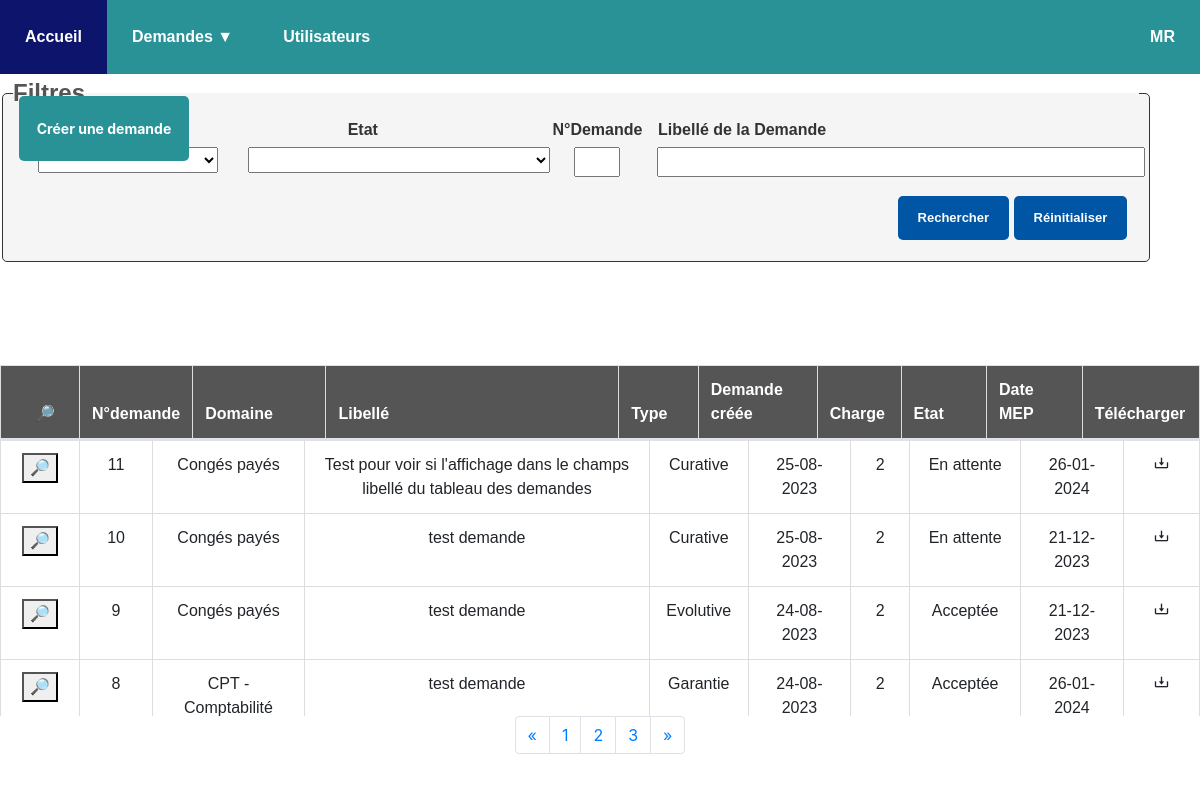
Page /demande/AffichageDemande.php (signed in) on the committed database.
### tables this page shows
CREATE TABLE IF NOT EXISTS `tc_utilisateur` (
  `IdUtil` int NOT NULL AUTO_INCREMENT,
  `nom` varchar(50) NOT NULL,
  `prenom` varchar(50) NOT NULL,
  `matricule` char(5) NOT NULL,
  `email` varchar(50) NOT NULL,
  `passwd` varchar(70) NOT NULL,
  `S_users` int NOT NULL,
  `P_users` int NOT NULL,
  `D_users` int NOT NULL,
  `dateFin` date NOT NULL,
  `derniere_connect` timestamp NULL DEFAULT CURRENT_TIMESTAMP,
  `actif` char(3) DEFAULT NULL,
  PRIMARY KEY (`IdUtil`),
  KEY `S_users` (`S_users`),
  KEY `P_users` (`P_users`),
  KEY `D_users` (`D_users`)
);

CREATE TABLE IF NOT EXISTS `tc_demandes` (
  `IdDemande` int NOT NULL AUTO_INCREMENT,
  `dom_dmd` int NOT NULL,
  `qual_dmd` int NOT NULL,
  `prt_dmd` int NOT NULL,
  `libelle` varchar(80) NOT NULL,
  `date_crea` date NOT NULL,
  `util_crea` int NOT NULL,
  `date_emet` date NOT NULL,
  `util_emet` int NOT NULL,
  `date_recu` date NOT NULL,
  `util_benef` int NOT NULL,
  `date_etat_dmd` date NOT NULL,
  `etat_dmd` int NOT NULL,
  `date_visa_dmd` date NOT NULL,
  `util_sign_dmd` int NOT NULL,
  `util_affect_dmd` int NOT NULL,
  `date_fs` date DEFAULT NULL,
  `amorti_dmd` varchar(3) DEFAULT NULL,
  `date_rct_prvu` date DEFAULT NULL,
  `regroupement` int NOT NULL,
  `date_archiv` date DEFAULT NULL,
  `IdLdoi` int DEFAULT NULL,
  `IdEval` int DEFAULT NULL,
  `IdRecette` int DEFAULT NULL,
  `IdMep` int DEFAULT NULL,
  PRIMARY KEY (`IdDemande`),
  KEY `fk_TCDemandes_TCDomaine` (`dom_dmd`),
  KEY `qual_dmd` (`qual_dmd`),
  KEY `prt_dmd` (`prt_dmd`),
  KEY `util_crea` (`util_crea`),
  KEY `util_emet` (`util_emet`),
  KEY `util_benef` (`util_benef`),
  KEY `etat_dmd` (`etat_dmd`),
  KEY `util_sign_dmd` (`util_sign_dmd`),
  KEY `util_affect_dmd` (`util_affect_dmd`),
  KEY `regroupement` (`regroupement`),
  KEY `fk_tc_demandes_tc_mep` (`IdMep`)
);

CREATE TABLE IF NOT EXISTS `tc_domaine` (
  `IdDomaine` int NOT NULL AUTO_INCREMENT,
  `libelle` varchar(50) NOT NULL,
  PRIMARY KEY (`IdDomaine`)
);

CREATE TABLE IF NOT EXISTS `tc_qualif` (
  `IdQual` int NOT NULL AUTO_INCREMENT,
  `libelle` varchar(50) NOT NULL,
  `Fac_eval` int DEFAULT NULL,
  `Fac_mep` int DEFAULT NULL,
  `Fac_rct` int DEFAULT NULL,
  PRIMARY KEY (`IdQual`)
);

CREATE TABLE IF NOT EXISTS `tc_etat` (
  `IdEtat` int NOT NULL AUTO_INCREMENT,
  `libelle` varchar(50) NOT NULL,
  PRIMARY KEY (`IdEtat`)
);

CREATE TABLE IF NOT EXISTS `tc_mep` (
  `IdMep` int NOT NULL AUTO_INCREMENT,
  `date_mep` date NOT NULL,
  `util_emet_mep` int NOT NULL,
  PRIMARY KEY (`IdMep`),
  KEY `util_date_mep` (`util_emet_mep`)
);

### demande/AffichageDemande.php (the view, shortened to what this page needs)
<!DOCTYPE html>
<html>
<head>
  <link href='https://unpkg.com/boxicons@2.1.4/css/boxicons.min.css' rel='stylesheet'>
  <link rel="stylesheet" href="https://stackpath.bootstrapcdn.com/bootstrap/4.3.1/css/bootstrap.min.css">
  <link rel="stylesheet" href="https://maxcdn.bootstrapcdn.com/font-awesome/4.7.0/css/font-awesome.min.css">
  <link href="../css/csshome.css" rel="stylesheet" type="text/css" />
  <link href="../css/AffichageDemande.css" rel="stylesheet" type="text/css">
</head>
<body>
  <?php include('../includes/connexion.inc.php') ?>
  <?php include('../includes/header.html.inc.php') ?>
  <?php
  $sql1 = "SELECT IdEtat , libelle FROM tc_etat";
  $stmt1 = $pdo->query($sql1);
  $result1 = $stmt1->fetchAll(PDO::FETCH_ASSOC);
  ?>
  <a href="creationDemande.php" class="btnajout">
    <button onClick="window.location.href='creationDemande.php';"> Créer une demande</button>
  </a>
  <section class="modif">
    <form id="formFiltre" class="formmodif" name="formmodif" action="" method="POST">
      <fieldset id="infos">
        <legend>Filtres</legend>
        <div class="label-container">
          <label for="select_domaine">Domaine</label>
        </div>
        <div class="label-container">
          <label for="select_etat">Etat</label>
          <select name="select_etat" id="select_etat" data-filter>
            <?php
            echo "<option value=''></option>";
            foreach ($result1 as $row) {
              $lib_etat = $row['libelle'];
              echo "<option value='$lib_etat'>$lib_etat</option>";
            }
            ?>
          </select>
        </div>
        <div class="label-container">
          <label for="num_dmd">N°Demande</label>
          <input type="number" id="num_dmd" name="num_dmd" size="35">
        </div>
        <div class="label-container" id="divLibelle">
          <label for="lib_dmd">Libellé de la Demande</label>
          <input type="text" name="lib_dmd" id="lib_dmd">
        </div>
        <div class="bloc-btn">
          <button type="submit" id="submit" name="appliquer">Rechercher</button>
          <button type="reset">Réinitialiser</button>
        </div>
      </fieldset>
    </form>
  </section>
  <?php if ($stmt->rowCount() > 0): ?>
    <div id="table-container" class='table'>
      <?php include_once('../php/S-Filtre.php'); ?>
    </div>
  <?php else: ?>
    <div>Aucune demande trouvée</div>
  <?php endif; ?>
  <nav class="div--pagination" aria-label="Page navigation example">
    <ul class="pagination">
      <li class="page-item">
        <a class="page-link" href="#" aria-label="Previous">
          <span aria-hidden="true">&laquo;</span>
        </a>
      </li>
      <li class="page-item"><a class="page-link" href="#">1</a></li>
      <li class="page-item"><a class="page-link" href="#">2</a></li>
      <li class="page-item"><a class="page-link" href="#">3</a></li>
      <li class="page-item">
        <a class="page-link" href="#" aria-label="Next">
          <span aria-hidden="true">&raquo;</span>
        </a>
      </li>
    </ul>
  </nav>
</body>
</html>

### includes/header.html.inc.php (shortened to what this page needs)
<?php
$scriptName = filter_input(INPUT_SERVER, 'SCRIPT_NAME');
$pageActuelle = substr($scriptName, strrpos($scriptName, '/') + 1);
if ($pageActuelle === 'home.php') {
    $dirIndex = './';
    $dirPages = './pages/';
} else {
    $dirPages = './';
}
try {
    $servername = "localhost:3308";
    $username = "root";
    $password = "XVsikn92";
    $dbname = "tmaconnect";
    $bdd = new PDO("mysql:host=$servername;dbname=$dbname", $username, $password);
    $bdd->setAttribute(PDO::ATTR_ERRMODE, PDO::ERRMODE_EXCEPTION);
    $username1 = $_SESSION['username'];
    var_dump($_SESSION['username']);
    $sql0 = "SELECT prenom, nom FROM tc_utilisateur WHERE matricule = :username";
    $stmt0 = $bdd->prepare($sql0);
    $stmt0->bindParam(':username', $username1);
    $stmt0->execute();
    $result = $stmt0->fetch(PDO::FETCH_ASSOC);
    $nom = $result['nom'];
    $initNom = substr($nom, 0, 1);
    $prenom = $result['prenom'];
    $initPrenom = substr($prenom, 0, 1);
    $affichage = $initPrenom . $initNom;
    $sql = "SELECT d_users FROM tc_utilisateur WHERE matricule = :username AND d_users = 1";
    $stmt = $bdd->prepare($sql);
    $stmt->bindParam(':username', $username1);
    $stmt->execute();
    try {
        if ($stmt0->rowCount() && $stmt->rowCount() > 0) {
            ?>
            <head>
            </head>
            <nav class="barre-arianne">
                <ul>
                    <li class="Onglet"><a href="<?php echo $dirPages; ?>../home">Accueil</a></li>
                    <li class="Onglet"><a href="#" class="deroulant">Demandes ▼</a>
                    </li>
                    <li class="Onglet"><a href="<?php echo $dirPages; ?>../user/Utilisateurs.php">Utilisateurs</a></li>
                    <li class="MonCompte"><a href="#">
                            <?php echo $affichage ?>
                        </a>
                    </li>
                </ul>
            </nav>
            <?php
        }
    } catch (PDOException $e) {
        echo "Erreur : " . $e->getMessage();
    }
} catch (PDOException $e) {
    echo "La connexion a �chou� : " . $e->getMessage();
}
?>

### php/S-Filtre.php (shortened to what this page needs)
<link rel="stylesheet" href="https://stackpath.bootstrapcdn.com/bootstrap/4.3.1/css/bootstrap.min.css">
<link rel="stylesheet" href="https://maxcdn.bootstrapcdn.com/font-awesome/4.7.0/css/font-awesome.min.css">
<?php
$servername = "localhost:3308";
$username = "root";
$password = "XVsikn92";
$dbname = "tmaconnect";
try {
  $pdo = new PDO("mysql:host=$servername;dbname=$dbname", $username, $password);
  $pdo->setAttribute(PDO::ATTR_ERRMODE, PDO::ERRMODE_EXCEPTION);
  $sql = "SELECT D.IdDemande, DOM.libelle, D.libelle, Q.libelle, D.date_crea, E.libelle, M.date_mep AS date_mep
            FROM tc_demandes D
            JOIN tc_domaine DOM ON D.dom_dmd = DOM.IdDomaine
            JOIN tc_qualif Q ON D.qual_dmd = Q.IdQual
            JOIN tc_etat E ON D.etat_dmd = E.IdEtat
            JOIN tc_mep M ON D.IdMep = M.IdMep";
  $sql .= " ORDER BY D.IdDemande DESC LIMIT 20";
  $stmt = $pdo->query($sql);
  if ($stmt->rowCount() > 0) {
    $html = '<table class="table" id="table"><thead><tr><th class="icone-loupe">🔎</th><th>N°demande</th><th>Domaine</th><th>Libellé</th><th>Type</th><th>Demande créée</th><th>Charge</th><th>Etat</th><th>Date MEP</th><th>Télécharger</th></tr></thead><tbody>';
    while ($row = $stmt->fetch(PDO::FETCH_BOTH)) {
      $html .= '<tr class="afficherDetails">';
      $html .= '<td><button><a href="detailDemande.php?idDemande=' . $row[0] . '">🔎</a></button></td>';
      $html .= '<td>' . $row[0] . '</td>';
      $html .= '<td>' . $row[1] . '</td>';
      $html .= '<td>' . $row[2] . '</td>';
      $html .= '<td>' . $row[3] . '</td>';
      $formattedDate = date("d-m-Y", strtotime($row[4]));
      $html .= '<td>' . $formattedDate . '</td>';
      $html .= '<td>2</td>';
      $html .= '<td>' . $row[5] . '</td>';
      if (isset($row['date_mep']) || isset($row[6])) {
        $formattedDate = date("d-m-Y", strtotime($row[6]));
        $html .= '<td>' . $formattedDate . '</td>';
      } else {
        $html .= '<td>Indice 6 non défini</td>';
      }
      $html .= '<td><i class="bx bx-download"></i></td>';
      $html .= '</tr>';
    }
    $html .= '</tbody></table>';
    echo $html;
  }
} catch (PDOException $e) {
  echo "Erreur de connexion à la base de données : " . $e->getMessage();
}
?>

### css/csshome.css (style rules this page uses)
body { margin: 0; padding: 0; font-family: Arial, sans-serif; box-sizing: border-box; }
.barre-arianne { position: fixed; top: 0px; overflow: visible; left: 0; right: 0; background-color: #289297; z-index: 80; }
.barre-arianne ul { list-style-type: none; margin: 0; padding: 0; display: flex; }
.barre-arianne .Onglet { margin: 0; padding: 0; position: relative; }
.barre-arianne a { display: block; color: white; text-align: center; font-weight: bold; padding: 20px 20px; text-decoration: none; text-align: center; padding: 25px; }
.MonCompte { position: absolute; right: 0; display: flex; gap: 20px; flex-direction: row; font-weight: 900; }
table { border-collapse: collapse; margin-left: auto; margin-right: auto; font-family: Arial, sans-serif; background-color: #FFF; display: flex; justify-content: center; align-items: center; flex-direction: column; min-height: 200px; margin-top: 155px; }
th, td { text-align: center; padding: 12px; border: 1px solid #ddd; }
th { background-color: #555; color: #fff; }
.btnajout { align-items: center; justify-content: center; display: flex; margin-top: 20px; margin-bottom: 20px; font-size: 14px; font-weight: bold; transition: background-color 0.3s ease; }
.btnajout button { padding: 10px 16px; background: #0055A4; color: #fff; border: none; border-radius: 5px; cursor: pointer; font-size: 14px; font-weight: bold; transition: background-color 0.3s ease; }
label { display: block; margin-bottom: 15px; font-weight: bold; margin-top: 8px; }

### rows in the picture
tc_utilisateur: affichage "MR"
tc_demandes: IdDemande "11", dom_dmd.libelle "Congés payés", libelle "Test pour voir si l'affichage dans le champs libellé du tableau des demandes", qual_dmd.libelle "Curative", date_crea "25-08-2023", etat_dmd.libelle "En attente", IdMep.date_mep "26-01-2024"
tc_demandes: IdDemande "10", dom_dmd.libelle "Congés payés", libelle "test demande", qual_dmd.libelle "Curative", date_crea "25-08-2023", etat_dmd.libelle "En attente", IdMep.date_mep "21-12-2023"
tc_demandes: IdDemande "9", dom_dmd.libelle "Congés payés", libelle "test demande", qual_dmd.libelle "Evolutive", date_crea "24-08-2023", etat_dmd.libelle "Acceptée", IdMep.date_mep "21-12-2023"
tc_demandes: IdDemande "8", dom_dmd.libelle "CPT - Comptabilité", libelle "test demande", qual_dmd.libelle "Garantie", date_crea "24-08-2023", etat_dmd.libelle "Acceptée", IdMep.date_mep "26-01-2024"
